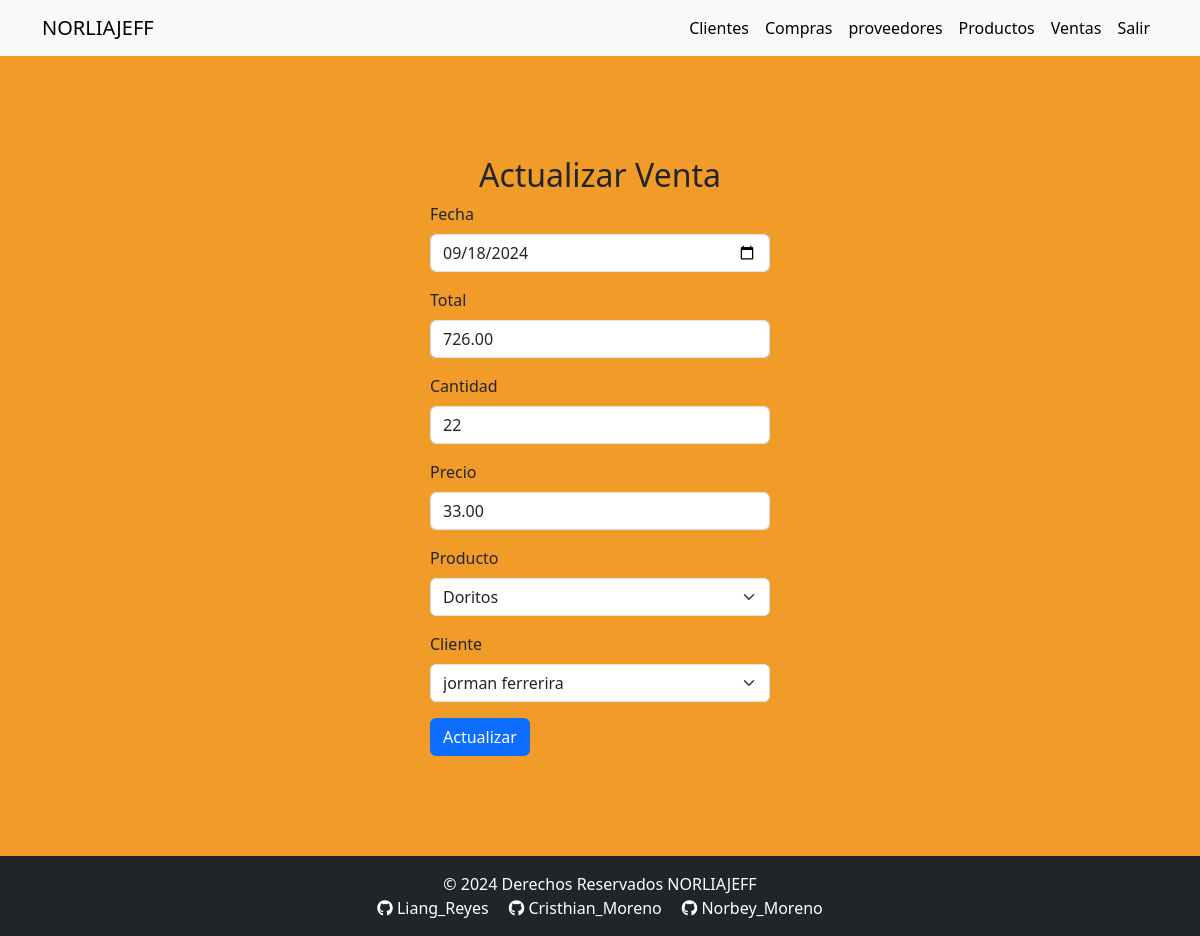
/templates/actualizarVenta.php?id=7 (signed in), run on the app's committed database.
### tables this page shows
CREATE TABLE `ventas` (
  `ID` int NOT NULL,
  `Fecha` date DEFAULT NULL,
  `Total` decimal(10,2) DEFAULT NULL,
  `Cantidad` int DEFAULT NULL,
  `Precio` decimal(10,2) DEFAULT NULL,
  `ProductoID` int DEFAULT NULL,
  `UsuarioID` int DEFAULT NULL,
  `ClienteID` int DEFAULT NULL
);

CREATE TABLE `productos` (
  `ID` int NOT NULL,
  `Nombre` varchar(100) DEFAULT NULL,
  `Descripcion` varchar(255) DEFAULT NULL,
  `Precio` decimal(10,2) DEFAULT NULL,
  `Stock` int DEFAULT NULL,
  `UsuarioID` int DEFAULT NULL
);

CREATE TABLE `cliente` (
  `ID` int NOT NULL,
  `Nombre` varchar(100) DEFAULT NULL,
  `Apellido` varchar(100) DEFAULT NULL,
  `Correo` varchar(100) DEFAULT NULL,
  `Direccion` varchar(255) DEFAULT NULL,
  `Telefono` varchar(20) DEFAULT NULL,
  `UsuarioID` int DEFAULT NULL
);

### models/Conexion.php (called while the page is built, shortened)
<?php
class Conexion {
    private $host = 'localhost';
    private $usuario = 'root';
    private $contrasena = '';
    private $base_de_datos = 'norliajeff';
    private $conn;
    public function __construct() {
        $this->conn = new mysqli($this->host, $this->usuario, $this->contrasena, $this->base_de_datos);
    }
    public function getConexion() {
        return $this->conn;
    }
}
?>

### controllers/ventasController.php (called while the page is built, shortened)
<?php
require_once '../models/ventas.php';
require_once '../models/conexion.php';
class VentasController {
    private $db;
    public function __construct() {
        $conexion = new Conexion();
        $this->db = $conexion->getConexion();
    }
    public function obtenerVentaPorID($ID) {
        $sql = "SELECT * FROM ventas WHERE ID = ?";
        $stmt = $this->db->prepare($sql);
        $stmt->bind_param('i', $ID);
        $stmt->execute();
        $resultado = $stmt->get_result()->fetch_assoc();
        if ($resultado) {
            return new Venta($resultado['ID'], $resultado['Fecha'], $resultado['Total'], $resultado['Cantidad'], $resultado['Precio'], $resultado['ProductoID'], $resultado['UsuarioID'], $resultado['ClienteID']);
        }
        return null;
    }
}

### models/ventas.php (called while the page is built, shortened)
<?php
class Venta {
    private $Fecha;
    private $Total;
    private $Cantidad;
    private $Precio;
    private $ProductoID;
    private $ClienteID;
    public function __construct($ID, $Fecha, $Total, $Cantidad, $Precio, $ProductoID, $UsuarioID, $ClienteID) {
        $this->Fecha = $Fecha;
        $this->Total = $Total;
        $this->Cantidad = $Cantidad;
        $this->Precio = $Precio;
        $this->ProductoID = $ProductoID;
        $this->ClienteID = $ClienteID;
    }
    public function getFecha() {
        return $this->Fecha;
    }
    public function getTotal() {
        return $this->Total;
    }
    public function getCantidad() {
        return $this->Cantidad;
    }
    public function getPrecio() {
        return $this->Precio;
    }
    public function getProductoID() {
        return $this->ProductoID;
    }
    public function getClienteID() {
        return $this->ClienteID;
    }
}

### controllers/productoController.php (called while the page is built, shortened)
<?php
require_once '../models/producto.php';
require_once '../models/conexion.php';
class ProductoController {
    private $db;
    public function __construct() {
        $conexion = new Conexion();
        $this->db = $conexion->getConexion();
    }
    public function obtenerTodosLosProductosPorID($usuario_id) {
        $sql = "SELECT * FROM productos WHERE UsuarioID = ?";
        $stmt = $this->db->prepare($sql);
        $stmt->bind_param('s', $usuario_id);
        $stmt->execute();
        $resultado = $stmt->get_result();
        $productos = [];
        while ($row = $resultado->fetch_assoc()) {
            $productos[] = new Producto($row['ID'], $row['Nombre'], $row['Descripcion'], $row['Precio'], $row['Stock']);
        }
        return $productos;
    }
}
?>

### models/producto.php (called while the page is built, shortened)
<?php
class Producto {
    private $ID;
    private $Nombre;
    public function __construct($ID, $Nombre, $Descripcion, $Precio, $Stock) {
        $this->ID = $ID;
        $this->Nombre = $Nombre;
    }
    public function getID() {
        return $this->ID;
    }
    public function getNombre() {
        return $this->Nombre;
    }
}
?>

### controllers/clienteController.php (called while the page is built, shortened)
<?php
require_once '../models/cliente.php';
require_once '../models/conexion.php';
class ClienteController {
    private $db;
    public function __construct() {
        $conexion = new Conexion();
        $this->db = $conexion->getConexion();
    }
    public function obtenerClientesPorUsuarioID($usuario_id) {
        $sql = "SELECT * FROM cliente WHERE UsuarioID = ?";
        $stmt = $this->db->prepare($sql);
        $stmt->bind_param('s', $usuario_id);
        $stmt->execute();
        $resultado = $stmt->get_result();
        $clientes = [];
        while ($row = $resultado->fetch_assoc()) {
            $clientes[] = new Cliente($row['ID'], $row['Nombre'], $row['Apellido'], $row['Correo'], $row['Direccion'], $row['Telefono'], $row['UsuarioID']);
        }
        return $clientes;
    }
}

### models/cliente.php (called while the page is built, shortened)
<?php
class Cliente {
    private $ID;
    private $Nombre;
    private $Apellido;
    public function __construct($ID, $Nombre, $Apellido, $Correo, $Direccion, $Telefono, $UsuarioID) {
        $this->ID = $ID;
        $this->Nombre = $Nombre;
        $this->Apellido = $Apellido;
    }
    public function getID() {
        return $this->ID;
    }
    public function getNombre() {
        return $this->Nombre;
    }
    public function getApellido() {
        return $this->Apellido;
    }
}

### templates/actualizarVenta.php (the view, shortened to what this page needs)
<?php
require_once '../includes/headerLogin.php';
require_once '../controllers/ventasController.php';
require_once '../controllers/productoController.php';
require_once '../controllers/clienteController.php';
if (isset($_GET['id']) && is_numeric($_GET['id'])) {
    $id = (int)$_GET['id'];
    $ventasController = new VentasController();
    $venta = $ventasController->obtenerVentaPorID($id);
    if ($venta) {
        $productoController = new ProductoController();
        $clienteController = new ClienteController();
        $productos = $productoController->obtenerTodosLosProductosPorID($_SESSION['usuario_id']);
        $clientes = $clienteController->obtenerClientesPorUsuarioID($_SESSION['usuario_id']);
        ?>
        <div class="container d-flex justify-content-center align-items-center" style="min-height: 100vh;">
            <form class="col-4 p-3" action="../controllers/ventasHandler.php" method="POST">
                <h2 class="text-center" id="titulo">Actualizar Venta</h2>
                <div class="mb-3">
                    <label for="fecha" class="form-label">Fecha</label>
                    <input type="date" class="form-control" name="fecha" value="<?php echo htmlspecialchars($venta->getFecha()); ?>" required>
                </div>
                <div class="mb-3">
                    <label for="total" class="form-label">Total</label>
                    <input type="number" class="form-control" name="total" value="<?php echo htmlspecialchars($venta->getTotal()); ?>" step="0.01" required>
                </div>
                <div class="mb-3">
                    <label for="cantidad" class="form-label">Cantidad</label>
                    <input type="number" class="form-control" name="cantidad" value="<?php echo htmlspecialchars($venta->getCantidad()); ?>" required>
                </div>
                <div class="mb-3">
                    <label for="precio" class="form-label">Precio</label>
                    <input type="number" class="form-control" name="precio" value="<?php echo htmlspecialchars($venta->getPrecio()); ?>" step="0.01" required>
                </div>
                <div class="mb-3">
                    <label for="producto_id" class="form-label">Producto</label>
                    <select class="form-select" name="producto_id" required>
                        <?php foreach ($productos as $producto): ?>
                            <option value="<?php echo htmlspecialchars($producto->getID()); ?>" <?php echo ($venta->getProductoID() == $producto->getID()) ? 'selected' : ''; ?>>
                                <?php echo htmlspecialchars($producto->getNombre()); ?>
                            </option>
                        <?php endforeach; ?>
                    </select>
                </div>
                <div class="mb-3">
                    <label for="cliente_id" class="form-label">Cliente</label>
                    <select class="form-select" name="cliente_id" required>
                        <?php foreach ($clientes as $cliente): ?>
                            <option value="<?php echo htmlspecialchars($cliente->getID()); ?>" <?php echo ($venta->getClienteID() == $cliente->getID()) ? 'selected' : ''; ?>>
                                <?php echo htmlspecialchars($cliente->getNombre() . " " . $cliente->getApellido()); ?>
                            </option>
                        <?php endforeach; ?>
                    </select>
                </div>
                <button type="submit" class="btn btn-primary" name="BtnActualizar" value="OK">Actualizar</button>
            </form>
        </div>
        <?php
    } else {
        echo "Venta no encontrada.";
    }
} else {
    echo "ID de venta no proporcionado.";
}
?>
<?php
require_once '../includes/footer.php';
?>

### styles.css (style rules this page uses)
.fondo { background-color: rgb(241, 155, 41); }

### data on the page
ventas: fecha "09/18/2024", total "726.00", cantidad "22", precio "33.00", producto_id "Doritos", cliente_id "jorman ferrerira"
